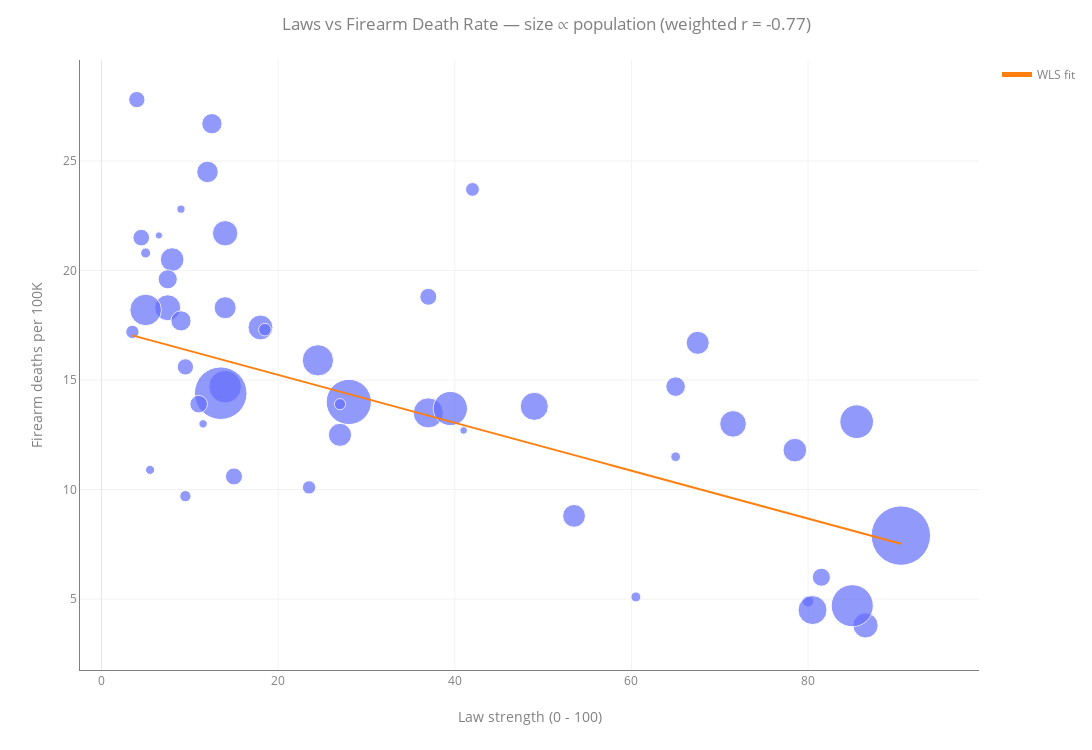

The notebook cell this image was saved under:
### Markdown cell above
## Laws versus Firearm Death Rate

### Code cell
cols = ["state","state_abb","year","deaths","population","laws_strength","crude_rate"]
d = analysis_df.loc[mask, cols].copy()

flg = px.scatter(
    d,
    x= cols[5], y=cols[6],
    size=cols[4], size_max=42,
    hover_name=cols[0],
    hover_data={cols[1]: True, cols[2]: True, cols[3]: ':,', cols[4]: ':, '},
    labels={cols[5]: 'Law strength (0 - 100)', cols[6]: 'Firearm deaths per 100K'},
    width=1400, height=750
)

flg.update_layout(
    title=f"Laws vs Firearm Death Rate — size ∝ population (weighted r = {r_w:.2f})",
    template= None,
    font=dict(color='gray'),
    title_font_color='gray',)
    #legend=dict(font=dict(color='gray')))

flg.update_xaxes(color='gray', showline=True, linecolor='gray',
                 gridcolor=None, zerolinecolor="#e6e6e6")
flg.update_yaxes(color='gray', showline=True, linecolor='gray',
                 gridcolor=None, zerolinecolor="#e6e6e6")
slope, intercept = np.polyfit(xw, yw, deg=1, w=ww)
x_line = np.linspace(xw.min(), xw.max(), 200)
y_line = slope*x_line + intercept
flg.add_trace(go.Scatter(x=x_line, y=y_line, mode='lines', name='WLS fit'))
flg.show()

### Figure 1 — Plotly figure (JSON) as saved in the notebook; plotly's stock layout.template omitted (floating-point values rounded to 4 significant figures; data arrays with more than 128 entries replaced by an {"elided": "..."} marker saying what was removed)
{"data": [{"customdata": {"elided": "50x4 mixed values"}, "hovertemplate": "<b>%{hovertext}</b><br><br>Law strength (0 - 100)=%{x}<br>Firearm deaths per 100K=%{y}<br>population=%{customdata[3]:, }<br>state_abb=%{customdata[0]}<br>year=%{customdata[1]}<br>deaths=%{customdata[2]:,}<extra></extra>", "hovertext": ["Alabama", "Alaska", "Arizona", "Arkansas", "California", "Colorado", "Connecticut", "Delaware", "Florida", "Georgia", "Hawaii", "Idaho", "Illinois", "Indiana", "Iowa", "Kansas", "Kentucky", "Louisiana", "Maine", "Maryland", "Massachusetts", "Michigan", "Minnesota", "Mississippi", "Missouri", "Montana", "Nebraska", "Nevada", "New Hampshire", "New Jersey", "New Mexico", "New York", "North Carolina", "North Dakota", "Ohio", "Oklahoma", "Oregon", "Pennsylvania", "Rhode Island", "South Carolina", "South Dakota", "Tennessee", "Texas", "Utah", "Vermont", "Virginia", "Washington", "West Virginia", "Wisconsin", "Wyoming"], "legendgroup": "", "marker": {"color": "#636efa", "size": [5108468, 733406, 7431344, 3067732, 38965193, 5877610, 3617176, 1031890, 22610726, 11029227, 1435138, 1964726, 12549689, 6862199, 3207004, 2940546, 4526154, 4573749, 1395722, 6180253, 7001399, 10037261, 5737915, 2939690, 6196156, 1132812, 1978379, 3194176, 1402054, 9290841, 2114371, 19571216, 10835491, 783926, 11785935, 4053824, 4233358, 12961683, 1095962, 5373555, 919318, 7126489, 30503301, 3417734, 647464, 8715698, 7812880, 1770071, 5910955, 584057], "sizemode": "area", "sizeref": 22090.0, "symbol": "circle"}, "mode": "markers", "name": "", "orientation": "v", "showlegend": false, "type": "scatter", "x": [12.0, 9.0, 7.5, 4.5, 90.5, 67.5, 81.5, 65.0, 28.0, 5.0, 80.0, 3.5, 85.5, 18.0, 15.0, 9.5, 9.0, 12.5, 27.0, 78.5, 86.5, 37.0, 53.5, 4.0, 8.0, 5.0, 23.5, 37.0, 9.5, 80.5, 42.0, 85.0, 24.5, 11.5, 14.0, 7.5, 65.0, 39.5, 60.5, 14.0, 5.5, 14.0, 13.5, 11.0, 41.0, 49.0, 71.5, 18.5, 27.0, 6.5], "xaxis": "x", "y": [24.5, 22.8, 18.3, 21.5, 7.9, 16.7, 6.0, 11.5, 14.0, 18.2, 4.9, 17.2, 13.1, 17.4, 10.6, 15.6, 17.7, 26.7, 13.9, 11.8, 3.8, 13.5, 8.8, 27.8, 20.5, 20.8, 10.1, 18.8, 9.7, 4.5, 23.7, 4.7, 15.9, 13.0, 14.7, 19.6, 14.7, 13.7, 5.1, 18.3, 10.9, 21.7, 14.4, 13.9, 12.7, 13.8, 13.0, 17.3, 12.5, 21.6], "yaxis": "y"}, {"mode": "lines", "name": "WLS fit", "type": "scatter", "x": {"elided": "200 float values"}, "y": {"elided": "200 float values"}}], "layout": {"font": {"color": "gray"}, "height": 750, "legend": {"itemsizing": "constant", "tracegroupgap": 0}, "margin": {"t": 60}, "title": {"font": {"color": "gray"}, "text": "Laws vs Firearm Death Rate — size ∝ population (weighted r = -0.77)"}, "width": 1400, "xaxis": {"anchor": "y", "color": "gray", "domain": [0, 1], "linecolor": "gray", "showline": true, "title": {"text": "Law strength (0 - 100)"}, "zerolinecolor": "#e6e6e6"}, "yaxis": {"anchor": "x", "color": "gray", "domain": [0, 1], "linecolor": "gray", "showline": true, "title": {"text": "Firearm deaths per 100K"}, "zerolinecolor": "#e6e6e6"}}}
